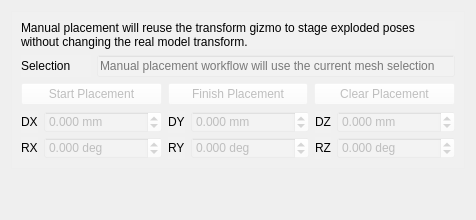
        <widget class="QWidget" name="pageManualPlacement">
         <layout class="QVBoxLayout" name="verticalLayoutManualAuthoring">
          <item>
           <widget class="QFrame" name="frameManualPlacement">
            <property name="styleSheet">
             <string notr="true">background-color: rgba(255, 255, 255, 5%);</string>
            </property>
            <property name="frameShape">
             <enum>QFrame::Shape::StyledPanel</enum>
            </property>
            <property name="frameShadow">
             <enum>QFrame::Shadow::Sunken</enum>
            </property>
            <layout class="QGridLayout" name="gridLayoutManualPlacement">
             <item row="0" column="0" colspan="2">
              <widget class="QLabel" name="labelManualPlacementStatus">
               <property name="text">
                <string>Manual placement will reuse the transform gizmo to stage exploded poses without changing the real model transform.</string>
               </property>
               <property name="wordWrap">
                <bool>true</bool>
               </property>
              </widget>
             </item>
             <item row="1" column="0">
              <widget class="QLabel" name="labelManualSelection">
               <property name="minimumSize">
                <size>
                 <width>70</width>
                 <height>0</height>
                </size>
               </property>
               <property name="text">
                <string>Selection</string>
               </property>
              </widget>
             </item>
             <item row="1" column="1">
              <widget class="QLineEdit" name="lineEditManualSelection">
               <property name="styleSheet">
                <string notr="true">background-color: rgba(255, 255, 255, 10%);</string>
               </property>
               <property name="toolTip">
                <string>The mesh(es) manual placement will act on</string>
               </property>
               <property name="readOnly">
                <bool>true</bool>
               </property>
               <property name="placeholderText">
                <string>Manual placement workflow will use the current mesh selection</string>
               </property>
              </widget>
             </item>
             <item row="2" column="0" colspan="2">
              <layout class="QHBoxLayout" name="layoutManualPlacementButtons">
               <item>
                <widget class="QPushButton" name="pushButtonStartManualPlacement">
                 <property name="enabled">
                  <bool>false</bool>
                 </property>
                 <property name="toolTip">
                  <string>Starts manual exploded placement and shows the gizmo
at the selection center</string>
                 </property>
                 <property name="styleSheet">
                  <string notr="true">background-color: rgba(255, 255, 255, 10%);</string>
                 </property>
                 <property name="text">
                  <string>Start Placement</string>
                 </property>
                </widget>
               </item>
               <item>
                <widget class="QPushButton" name="pushButtonFinishManualPlacement">
                 <property name="enabled">
                  <bool>false</bool>
                 </property>
                 <property name="toolTip">
                  <string>Finishes placement and hides the gizmo while keeping
the staged pose visible</string>
                 </property>
                 <property name="styleSheet">
                  <string notr="true">background-color: rgba(255, 255, 255, 10%);</string>
                 </property>
                 <property name="text">
                  <string>Finish Placement</string>
                 </property>
                </widget>
               </item>
               <item>
                <widget class="QPushButton" name="pushButtonClearManualPlacement">
                 <property name="enabled">
                  <bool>false</bool>
                 </property>
                 <property name="toolTip">
                  <string>Clears the staged manual exploded pose</string>
                 </property>
                 <property name="styleSheet">
                  <string notr="true">background-color: rgba(255, 255, 255, 10%);</string>
                 </property>
                 <property name="text">
                  <string>Clear Placement</string>
                 </property>
                </widget>
               </item>
              </layout>
             </item>
             <item row="3" column="0" colspan="2">
              <layout class="QGridLayout" name="gridLayoutManualPlacementEditors">
               <property name="horizontalSpacing">
                <number>6</number>
               </property>
               <property name="verticalSpacing">
                <number>4</number>
               </property>
               <item row="0" column="0">
                <widget class="QLabel" name="labelManualDX">
                 <property name="text">
                  <string>DX</string>
                 </property>
                </widget>
               </item>
               <item row="0" column="1">
                <widget class="QDoubleSpinBox" name="doubleSpinBoxManualDX">
                 <property name="enabled">
                  <bool>false</bool>
                 </property>
                 <property name="styleSheet">
                  <string notr="true">background-color: rgba(255, 255, 255, 10%);</string>
                 </property>
                 <property name="toolTip">
                  <string>Staged explosion offset along X</string>
                 </property>
                 <property name="suffix">
                  <string> mm</string>
                 </property>
                 <property name="decimals">
                  <number>3</number>
                 </property>
                 <property name="minimum">
                  <double>-999999.000000000000000</double>
                 </property>
                 <property name="maximum">
                  <double>999999.000000000000000</double>
                 </property>
                </widget>
               </item>
               <item row="0" column="2">
                <widget class="QLabel" name="labelManualDY">
                 <property name="text">
                  <string>DY</string>
                 </property>
                </widget>
               </item>
               <item row="0" column="3">
                <widget class="QDoubleSpinBox" name="doubleSpinBoxManualDY">
                 <property name="enabled">
                  <bool>false</bool>
                 </property>
                 <property name="styleSheet">
                  <string notr="true">background-color: rgba(255, 255, 255, 10%);</string>
                 </property>
                 <property name="toolTip">
                  <string>Staged explosion offset along Y</string>
                 </property>
                 <property name="suffix">
                  <string> mm</string>
                 </property>
                 <property name="decimals">
                  <number>3</number>
                 </property>
                 <property name="minimum">
                  <double>-999999.000000000000000</double>
                 </property>
                 <property name="maximum">
                  <double>999999.000000000000000</double>
                 </property>
                </widget>
               </item>
               <item row="0" column="4">
                <widget class="QLabel" name="labelManualDZ">
                 <property name="text">
                  <string>DZ</string>
                 </property>
                </widget>
               </item>
               <item row="0" column="5">
                <widget class="QDoubleSpinBox" name="doubleSpinBoxManualDZ">
                 <property name="enabled">
                  <bool>false</bool>
                 </property>
                 <property name="styleSheet">
                  <string notr="true">background-color: rgba(255, 255, 255, 10%);</string>
                 </property>
                 <property name="toolTip">
                  <string>Staged explosion offset along Z</string>
                 </property>
                 <property name="suffix">
                  <string> mm</string>
                 </property>
                 <property name="decimals">
                  <number>3</number>
                 </property>
                 <property name="minimum">
                  <double>-999999.000000000000000</double>
                 </property>
                 <property name="maximum">
                  <double>999999.000000000000000</double>
                 </property>
                </widget>
               </item>
               <item row="1" column="0">
                <widget class="QLabel" name="labelManualRX">
                 <property name="text">
                  <string>RX</string>
                 </property>
                </widget>
               </item>
               <item row="1" column="1">
                <widget class="QDoubleSpinBox" name="doubleSpinBoxManualRX">
                 <property name="enabled">
                  <bool>false</bool>
                 </property>
                 <property name="styleSheet">
                  <string notr="true">background-color: rgba(255, 255, 255, 10%);</string>
                 </property>
                 <property name="toolTip">
                  <string>Staged explosion rotation around X</string>
                 </property>
                 <property name="suffix">
                  <string> deg</string>
                 </property>
                 <property name="decimals">
                  <number>3</number>
                 </property>
                 <property name="minimum">
                  <double>-180.000000000000000</double>
                 </property>
                 <property name="maximum">
                  <double>180.000000000000000</double>
                 </property>
                </widget>
               </item>
               <item row="1" column="2">
                <widget class="QLabel" name="labelManualRY">
                 <property name="text">
                  <string>RY</string>
                 </property>
                </widget>
               </item>
               <item row="1" column="3">
                <widget class="QDoubleSpinBox" name="doubleSpinBoxManualRY">
                 <property name="enabled">
                  <bool>false</bool>
                 </property>
                 <property name="styleSheet">
                  <string notr="true">background-color: rgba(255, 255, 255, 10%);</string>
                 </property>
                 <property name="toolTip">
                  <string>Staged explosion rotation around Y</string>
                 </property>
                 <property name="suffix">
                  <string> deg</string>
                 </property>
                 <property name="decimals">
                  <number>3</number>
                 </property>
                 <property name="minimum">
                  <double>-180.000000000000000</double>
                 </property>
                 <property name="maximum">
                  <double>180.000000000000000</double>
                 </property>
                </widget>
               </item>
               <item row="1" column="4">
                <widget class="QLabel" name="labelManualRZ">
                 <property name="text">
                  <string>RZ</string>
                 </property>
                </widget>
               </item>
               <item row="1" column="5">
                <widget class="QDoubleSpinBox" name="doubleSpinBoxManualRZ">
                 <property name="enabled">
                  <bool>false</bool>
                 </property>
                 <property name="styleSheet">
                  <string notr="true">background-color: rgba(255, 255, 255, 10%);</string>
                 </property>
                 <property name="toolTip">
                  <string>Staged explosion rotation around Z</string>
                 </property>
                 <property name="suffix">
                  <string> deg</string>
                 </property>
                 <property name="decimals">
                  <number>3</number>
                 </property>
                 <property name="minimum">
                  <double>-180.000000000000000</double>
                 </property>
                 <property name="maximum">
                  <double>180.000000000000000</double>
                 </property>
                </widget>
               </item>
              </layout>
             </item>
            </layout>
           </widget>
          </item>
          <item>
           <spacer name="verticalSpacerManualAuthoring">
            <property name="orientation">
             <enum>Qt::Orientation::Vertical</enum>
            </property>
            <property name="sizeHint" stdset="0">
             <size>
              <width>20</width>
              <height>40</height>
             </size>
            </property>
           </spacer>
          </item>
         </layout>
        </widget>
